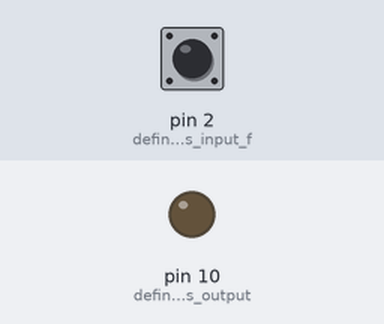
A sketch run on a simulated Arduino Uno, built with avr-gcc and run on an emulated ATmega328P. Parts: output pins drawn as LEDs (lit = HIGH). The test bench sets the inputs (shaded band); at power-on: pin 2 (define_pin_two_as_input_f) HIGH.

Above: at 1.2 s.
1.3 s: pin 2 (define_pin_two_as_input_f) pulled LOW for 0.15 s
At 1.37 s:
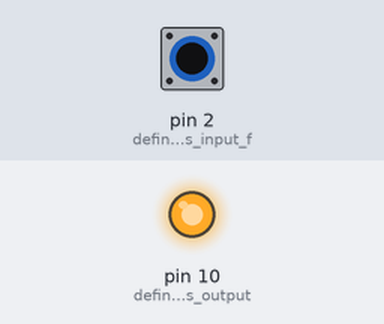
2.9 s: pin 2 (define_pin_two_as_input_f) pulled LOW for 3.2 s
At 6.6 s:
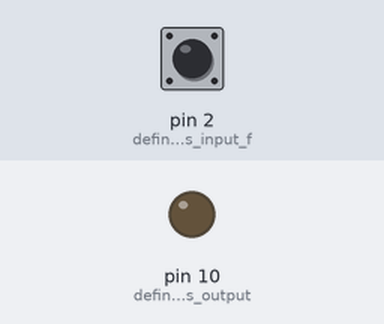
Timing chart, 0 to 8.1 s (numbered marks = the images above; inputs shaded):
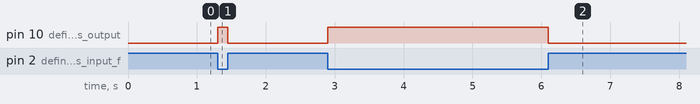

Measured:
- after the input at 1.3 s, pin 10 (defind_pin_10_as_output): LOW → HIGH at once, → LOW 0.15 s later
- after the input at 2.9 s, pin 10 (defind_pin_10_as_output): LOW → HIGH at once, → LOW 3.2 s later

The sketch:

sketch_aug19d.ino
```cpp
void setup() {

  pinMode(2, INPUT_PULLUP);// define pin two as input for push button
  pinMode(10, OUTPUT);// defind pin 10 as output
}

void loop() {

  int pusshed = digitalRead(2);// read pin 2 and put the result in the "pusshed" variable
  if(pusshed == LOW){
    digitalWrite(10, HIGH);// if pusheed is equal LOW, turn the pin 10 HIGH (give it 5v)
  }else{
    digitalWrite(10, LOW);// else set pin 10 to low or zero volt
  }
}
```
